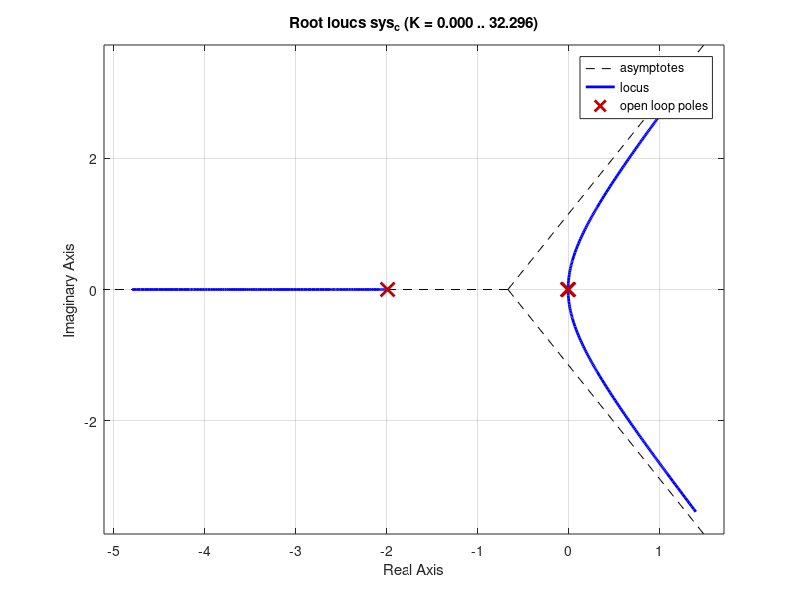
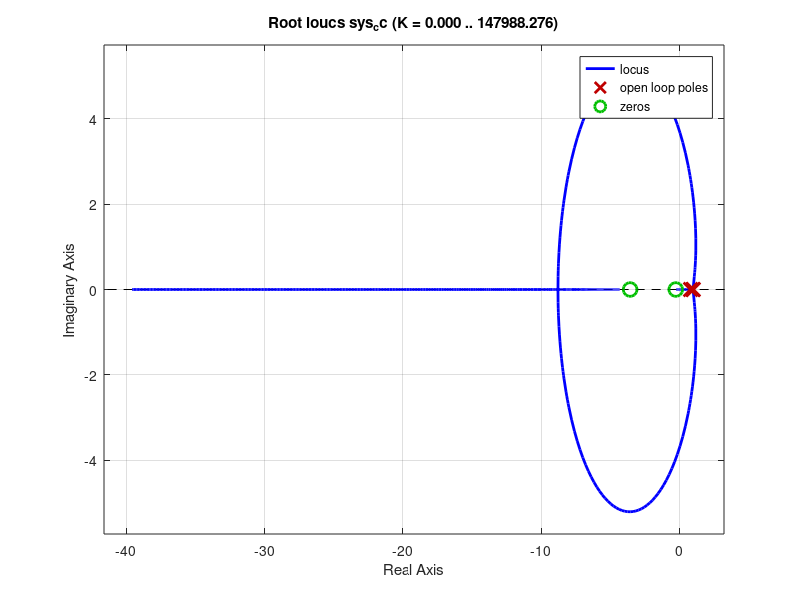

Source code (MATLAB) for these figures, in order: (Note: this script raises an error after producing the figures.)
%% Lecture 11. State space models

% On controllable canonical form
A = [-2, -0.02, 0; 1, 0, 0; 0, 1, 0];
B = [1;0;0];
C = [0,0,2];

sys_c = ss(A,B,C,[])

figure(1)
clf
rlocus(sys_c)


% Discretize model
% Assume we want a t_r of the closed-loop  system of 0.8s
% => 
h = 0.8/8;
sys_d = c2d(sys_c, h);

[Bd,Ad] = tfdata(sys_d)

% Construct controllable canonical state-space model
Fcc = [-Ad{1}(2:end);1,0,0;0,1,0];
Gcc = [1;0;0];
Ccc = Bd{1}(2:end);

sys_cc = ss(Fcc, Gcc, Ccc, [], h)
[Fd, Gd, Cd, Dd] = ssdata(sys_cc)

figure(2)
rlocus(sys_cc)


% Diago
figure(3)
clf
step({sys_d,sys_cc})
